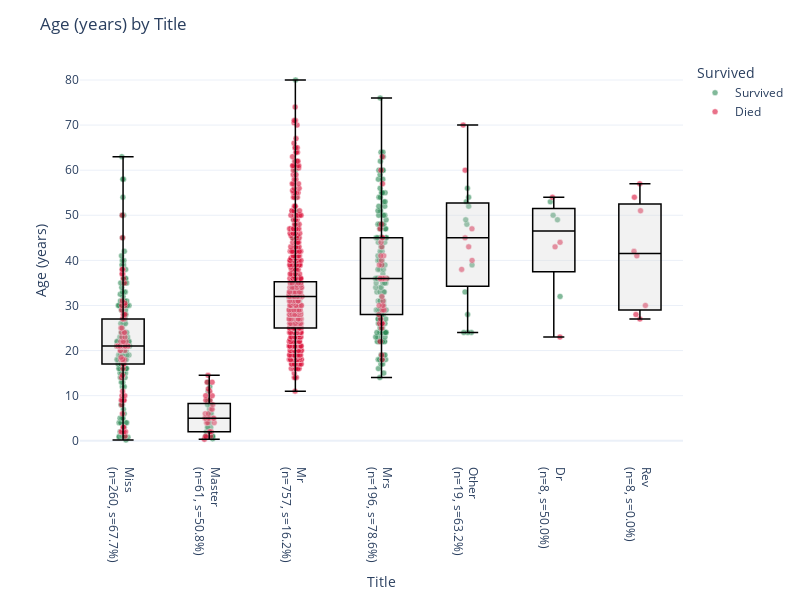

Write notebook code for a chart like this one.
### Markdown cell above
### Was occupation a factor?

Interesting that all 8 of the reverands on board perished.

### Code cell
ChartingHelper.create_strip_boxplot(titanic_passengers_cleaned, 'Title', 'Age')

### Figure 1 — Plotly figure (JSON) as saved in the notebook; plotly's stock layout.template omitted (floating-point values rounded to 4 significant figures; data arrays with more than 128 entries replaced by an {"elided": "..."} marker saying what was removed)
{"data": [{"alignmentgroup": "True", "boxpoints": "all", "customdata": {"elided": "500x4 mixed values"}, "fillcolor": "rgba(255,255,255,0)", "hoveron": "points", "hovertemplate": "<b>%{customdata[0]}</b><br>Sex: %{customdata[1]}<br>Age: %{customdata[2]}<br>Class: %{customdata[3]}<br>Embarked: %{customdata[4]}<br>%{yaxis.title.text}: %{y}<br><extra></extra>", "legendgroup": "Survived", "line": {"color": "rgba(255,255,255,0)"}, "marker": {"color": "#2E8B57", "line": {"color": "white", "width": 0.5}, "opacity": 0.6, "size": 6}, "name": "Survived", "offsetgroup": "Survived", "orientation": "v", "pointpos": 0, "showlegend": true, "type": "box", "x": {"elided": "500 str values"}, "x0": " ", "xaxis": "x", "y": {"elided": "500 float values"}, "y0": " ", "yaxis": "y"}, {"alignmentgroup": "True", "boxpoints": "all", "customdata": {"elided": "809x4 mixed values"}, "fillcolor": "rgba(255,255,255,0)", "hoveron": "points", "hovertemplate": "<b>%{customdata[0]}</b><br>Sex: %{customdata[1]}<br>Age: %{customdata[2]}<br>Class: %{customdata[3]}<br>Embarked: %{customdata[4]}<br>%{yaxis.title.text}: %{y}<br><extra></extra>", "legendgroup": "Died", "line": {"color": "rgba(255,255,255,0)"}, "marker": {"color": "#DC143C", "line": {"color": "white", "width": 0.5}, "opacity": 0.6, "size": 6}, "name": "Died", "offsetgroup": "Died", "orientation": "v", "pointpos": 0, "showlegend": true, "type": "box", "x": {"elided": "809 str values"}, "x0": " ", "xaxis": "x", "y": {"elided": "809 float values"}, "y0": " ", "yaxis": "y"}, {"boxpoints": false, "fillcolor": "rgba(211,211,211,0.3)", "hoverinfo": "skip", "line": {"color": "black", "width": 1.5}, "showlegend": false, "type": "box", "x": ["Dr", "Dr", "Dr", "Dr", "Dr", "Dr", "Dr", "Dr"], "y": [43, 53, 50, 49, 44, 32, 54, 23]}, {"boxpoints": false, "fillcolor": "rgba(211,211,211,0.3)", "hoverinfo": "skip", "line": {"color": "black", "width": 1.5}, "showlegend": false, "type": "box", "x": ["Master", "Master", "Master", "Master", "Master", "Master", "Master", "Master", "Master", "Master", "Master", "Master", "Master", "Master", "Master", "Master", "Master", "Master", "Master", "Master", "Master", "Master", "Master", "Master", "Master", "Master", "Master", "Master", "Master", "Master", "Master", "Master", "Master", "Master", "Master", "Master", "Master", "Master", "Master", "Master", "Master", "Master", "Master", "Master", "Master", "Master", "Master", "Master", "Master", "Master", "Master", "Master", "Master", "Master", "Master", "Master", "Master", "Master", "Master", "Master", "Master"], "y": [0.9167, 11, 4, 13, 6, 1, 0.8333, 8, 8, 0.6667, 1, 2, 3, 0.8333, 3, 2, 13, 0.8333, 4, 5, 9, 3, 13, 5, 6, 9, 3, 0.3333, 1, 9, 9, 1, 11, 4, 5, 5, 6, 5, 5, 12, 9, 2, 6, 1, 7, 2, 0.75, 5, 10, 4, 7, 2, 8, 5, 14.5, 4, 10, 0.4167, 7, 5, 11.5]}, {"boxpoints": false, "fillcolor": "rgba(211,211,211,0.3)", "hoverinfo": "skip", "line": {"color": "black", "width": 1.5}, "showlegend": false, "type": "box", "x": {"elided": "260 str values"}, "y": {"elided": "260 float values"}}, {"boxpoints": false, "fillcolor": "rgba(211,211,211,0.3)", "hoverinfo": "skip", "line": {"color": "black", "width": 1.5}, "showlegend": false, "type": "box", "x": {"elided": "757 str values"}, "y": {"elided": "757 float values"}}, {"boxpoints": false, "fillcolor": "rgba(211,211,211,0.3)", "hoverinfo": "skip", "line": {"color": "black", "width": 1.5}, "showlegend": false, "type": "box", "x": {"elided": "196 str values"}, "y": {"elided": "196 int values"}}, {"boxpoints": false, "fillcolor": "rgba(211,211,211,0.3)", "hoverinfo": "skip", "line": {"color": "black", "width": 1.5}, "showlegend": false, "type": "box", "x": ["Other", "Other", "Other", "Other", "Other", "Other", "Other", "Other", "Other", "Other", "Other", "Other", "Other", "Other", "Other", "Other", "Other", "Other", "Other"], "y": [47, 24, 45, 70, 48, 49, 53, 24, 39, 52, 38, 33, 54, 24, 56, 40, 60, 28, 43]}, {"boxpoints": false, "fillcolor": "rgba(211,211,211,0.3)", "hoverinfo": "skip", "line": {"color": "black", "width": 1.5}, "showlegend": false, "type": "box", "x": ["Rev", "Rev", "Rev", "Rev", "Rev", "Rev", "Rev", "Rev"], "y": [51, 42, 54, 28, 57, 30, 27, 41]}], "layout": {"boxmode": "overlay", "height": 600, "legend": {"title": {"text": "Survived"}, "tracegroupgap": 0}, "margin": {"t": 60}, "title": {"text": "Age (years) by Title"}, "width": 800, "xaxis": {"anchor": "y", "domain": [0, 1], "tickmode": "array", "ticktext": ["Dr<br>(n=8, s=50.0%)", "Master<br>(n=61, s=50.8%)", "Miss<br>(n=260, s=67.7%)", "Mr<br>(n=757, s=16.2%)", "Mrs<br>(n=196, s=78.6%)", "Other<br>(n=19, s=63.2%)", "Rev<br>(n=8, s=0.0%)"], "tickvals": ["Dr", "Master", "Miss", "Mr", "Mrs", "Other", "Rev"], "title": {"text": "Title"}}, "yaxis": {"anchor": "x", "domain": [0, 1], "title": {"text": "Age (years)"}}}}
